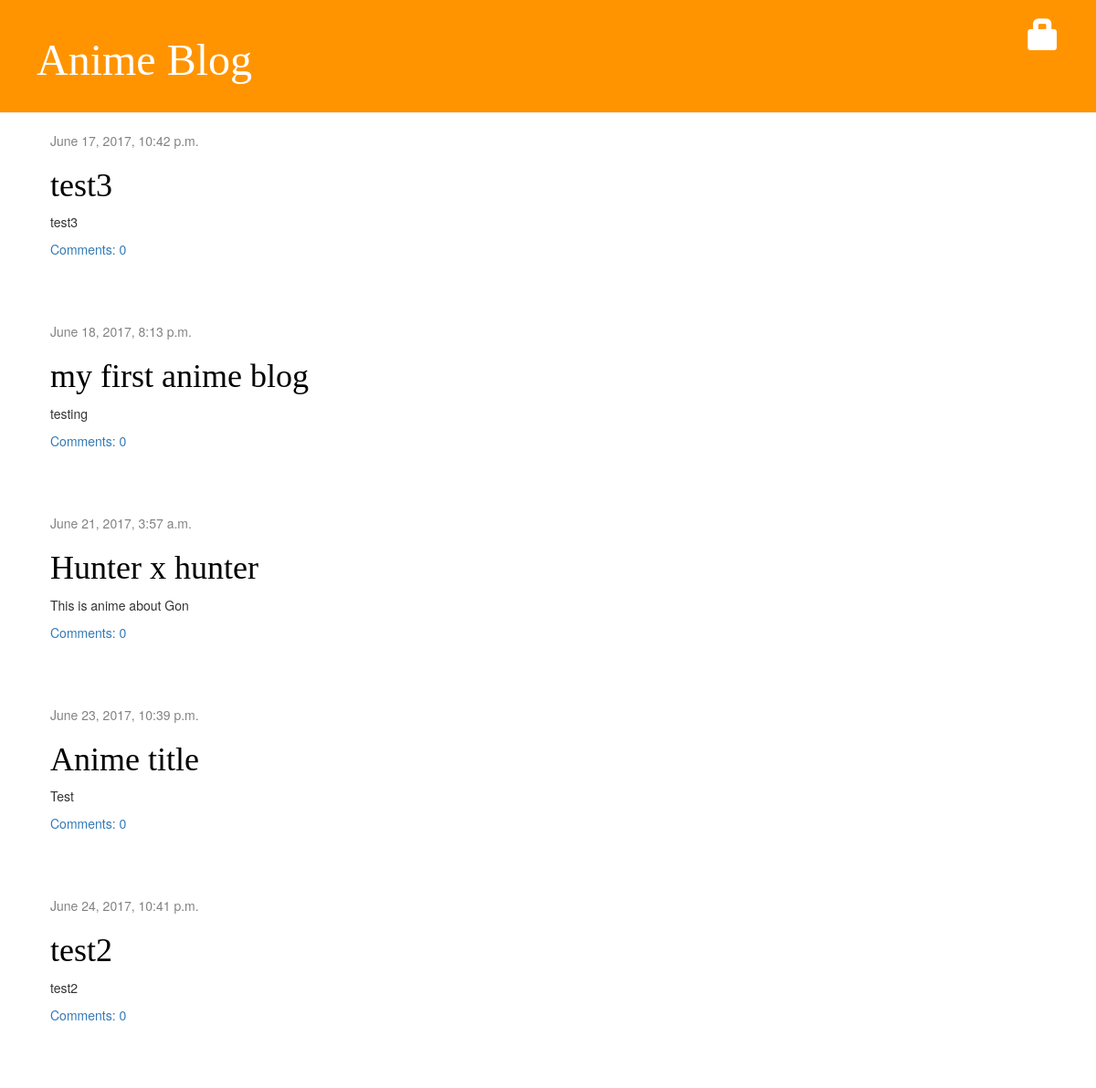
The app's page /, older data.
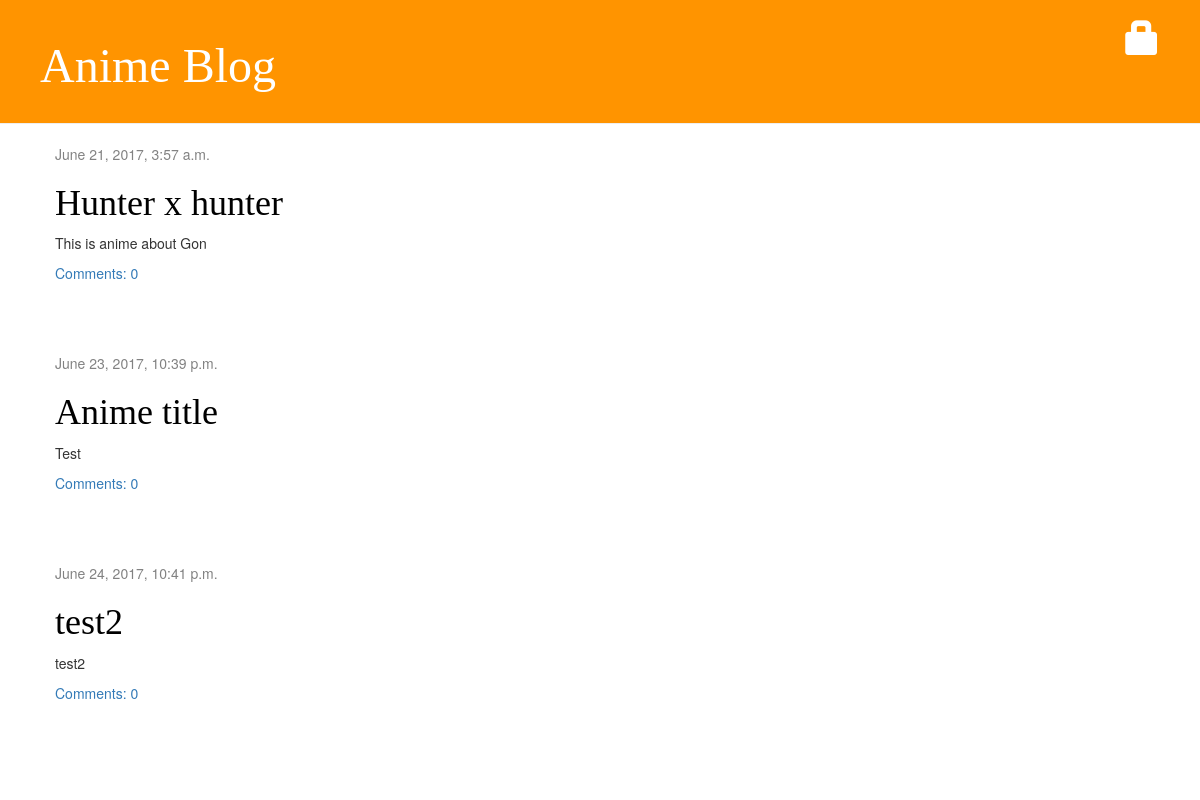
The same page, newer data.
### blog/models.py (models this page shows, shortened)
class Post(models.Model):
    author = models.ForeignKey('auth.User')
    title = models.CharField(max_length=200)
    text = models.TextField()
    created_date = models.DateTimeField(
            default=timezone.now)
    published_date = models.DateTimeField(
            blank=True, null=True)
    def approved_comments(self):
        return self.comments.filter(approved_comment=True)

### blog/views.py (the view)
# urls.py: url(r'^$', views.post_list, name='post_list'),
def post_list(request):
    posts = Post.objects.filter(published_date__lte=timezone.now()).order_by('published_date')
    return render(request, 'blog/post_list.html', {'posts': posts})

### blog/templates/blog/post_list.html (shortened to what this page needs)
{% extends 'blog/base.html' %}
{% load staticfiles %}
             {% block content %}
                {% for post in posts %}
                    <div class="post">
                        <div class="date">
                            {{ post.published_date }}
                        </div>
                           <h1><a href="{% url 'post_detail' pk=post.pk %}">{{ post.title }}</a></h1>
                        <p>{{ post.text|linebreaksbr }}</p>
<a href="{% url 'post_detail' pk=post.pk %}">Comments: {{ post.approved_comments.count }}</a>
                    </div>
                {% endfor %}
             {% endblock %}

### blog/templates/blog/base.html (shortened to what this page needs)
{% load staticfiles %}
<html>
    <head>
        <link rel="stylesheet" href="//maxcdn.bootstrapcdn.com/bootstrap/3.2.0/css/bootstrap.min.css">
        <link rel="stylesheet" href="//maxcdn.bootstrapcdn.com/bootstrap/3.2.0/css/bootstrap-theme.min.css">
        <link rel="stylesheet" href="{% static 'css/blog.css' %}">
    </head>
    <body>
        <div class="page-header">
          {% if user.is_authenticated %}
            <a href="{% url 'post_new' %}" class="top-menu"><span class="glyphicon glyphicon-plus"></span></a>
          <a href="{% url 'post_draft_list' %}" class="top-menu"><span class="glyphicon glyphicon-edit"></span></a>
           <p class="top-menu">Hello {{ user.username }} <small>(<a href="{% url 'logout' %}">Log out</a>)</small></p>
         {% else %}
             <a href="{% url 'login' %}" class="top-menu"><span class="glyphicon glyphicon-lock"></span></a>
          {% endif %}
            <h1><a href="/">Anime Blog</a></h1>
        </div>
        <div class="content container">
            <div class="row">
                <div class="col-md-8">
                    {% block content %}
                    {% endblock %}
                </div>
            </div>
        </div>
    </body>
</html>

### blog/static/css/blog.css (style rules this page uses)
.page-header { background-color: #ff9400; margin-top: 0; padding: 20px 20px 20px 40px; }
.page-header h1, .page-header h1 a, .page-header h1 a:visited, .page-header h1 a:active { color: #ffffff; font-size: 36pt; text-decoration: none; }
.content { margin-left: 40px; }
h1, h2, h3, h4 { font-family: 'sans-serif', cursive; }
.date { color: #828282; }
.top-menu, .top-menu:hover, .top-menu:visited { color: #ffffff; float: right; font-size: 26pt; margin-right: 20px; }
.post { margin-bottom: 70px; }
.post h1 a, .post h1 a:visited { color: #000000; }

Row changes from the older to the newer data that the page shows:
removed Post: published_date "June 17, 2017, 10:42 p.m.", title "test3", text "test3", approved_comments.count "0"
removed Post: published_date "June 18, 2017, 8:13 p.m.", title "my first anime blog", text "testing", approved_comments.count "0"
